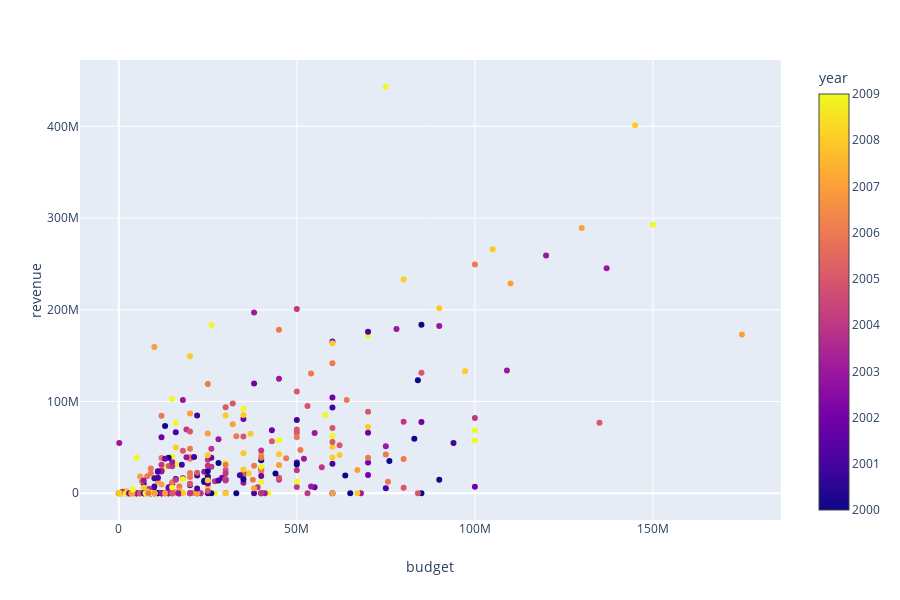

Notebook source saved alongside this figure:
### Code cell
fig = px.scatter(df_2000s[df_2000s['budget']>0], x='budget', y='revenue', color='year', hover_name='title')
fig.show()

### Figure 1 — Plotly figure (JSON) as saved in the notebook; plotly's stock layout.template omitted (floating-point values rounded to 4 significant figures; data arrays with more than 128 entries replaced by an {"elided": "..."} marker saying what was removed)
{"data": [{"hoverlabel": {"namelength": 0}, "hovertemplate": "<b>%{hovertext}</b><br><br>budget=%{x}<br>revenue=%{y}<br>year=%{marker.color}", "hovertext": {"elided": "397 str values"}, "legendgroup": "", "marker": {"color": {"elided": "397 int values"}, "coloraxis": "coloraxis", "symbol": "circle"}, "mode": "markers", "name": "", "showlegend": false, "type": "scatter", "x": {"elided": "397 int values"}, "xaxis": "x", "y": {"elided": "397 int values"}, "yaxis": "y"}], "layout": {"coloraxis": {"colorbar": {"title": {"text": "year"}}, "colorscale": [[0, "#0d0887"], [0.1111, "#46039f"], [0.2222, "#7201a8"], [0.3333, "#9c179e"], [0.4444, "#bd3786"], [0.5556, "#d8576b"], [0.6667, "#ed7953"], [0.7778, "#fb9f3a"], [0.8889, "#fdca26"], [1, "#f0f921"]]}, "height": 600, "legend": {"tracegroupgap": 0}, "margin": {"t": 60}, "xaxis": {"anchor": "y", "domain": [0, 0.98], "title": {"text": "budget"}}, "yaxis": {"anchor": "x", "domain": [0, 1], "title": {"text": "revenue"}}}}
